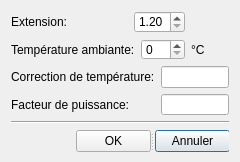
<?xml version="1.0" encoding="UTF-8"?>
<ui version="4.0">
 <class>BDParamTransfo</class>
 <widget class="QDialog" name="BDParamTransfo">
  <property name="geometry">
   <rect>
    <x>0</x>
    <y>0</y>
    <width>240</width>
    <height>162</height>
   </rect>
  </property>
  <property name="minimumSize">
   <size>
    <width>240</width>
    <height>162</height>
   </size>
  </property>
  <property name="maximumSize">
   <size>
    <width>240</width>
    <height>162</height>
   </size>
  </property>
  <property name="windowTitle">
   <string>Dialog</string>
  </property>
  <layout class="QGridLayout" name="gridLayout">
   <item row="0" column="0">
    <layout class="QHBoxLayout" name="horizontalLayout">
     <property name="spacing">
      <number>67</number>
     </property>
     <item>
      <widget class="QLabel" name="label">
       <property name="text">
        <string>Extension:</string>
       </property>
      </widget>
     </item>
     <item>
      <widget class="QDoubleSpinBox" name="doubleSpinBoxExtension">
       <property name="minimum">
        <double>1.200000000000000</double>
       </property>
       <property name="maximum">
        <double>1.400000000000000</double>
       </property>
       <property name="singleStep">
        <double>0.100000000000000</double>
       </property>
      </widget>
     </item>
    </layout>
   </item>
   <item row="1" column="0">
    <layout class="QHBoxLayout" name="horizontalLayout_2">
     <item>
      <widget class="QLabel" name="label_2">
       <property name="text">
        <string>Température ambiante:</string>
       </property>
      </widget>
     </item>
     <item>
      <widget class="QSpinBox" name="spinBoxTempAmb">
       <property name="maximum">
        <number>50</number>
       </property>
       <property name="singleStep">
        <number>10</number>
       </property>
      </widget>
     </item>
    </layout>
   </item>
   <item row="1" column="1">
    <widget class="QLabel" name="label_3">
     <property name="text">
      <string>°C</string>
     </property>
    </widget>
   </item>
   <item row="2" column="0" colspan="2">
    <layout class="QHBoxLayout" name="horizontalLayout_3">
     <item>
      <widget class="QLabel" name="label_4">
       <property name="text">
        <string>Correction de température:</string>
       </property>
      </widget>
     </item>
     <item>
      <widget class="QLineEdit" name="lineEditKI">
       <property name="alignment">
        <set>Qt::AlignRight|Qt::AlignTrailing|Qt::AlignVCenter</set>
       </property>
       <property name="readOnly">
        <bool>true</bool>
       </property>
      </widget>
     </item>
    </layout>
   </item>
   <item row="3" column="0" colspan="2">
    <layout class="QHBoxLayout" name="horizontalLayout_4">
     <property name="spacing">
      <number>32</number>
     </property>
     <item>
      <widget class="QLabel" name="label_5">
       <property name="text">
        <string>Facteur de puissance:</string>
       </property>
      </widget>
     </item>
     <item>
      <widget class="QLineEdit" name="lineEditFacteurDePuiss">
       <property name="alignment">
        <set>Qt::AlignRight|Qt::AlignTrailing|Qt::AlignVCenter</set>
       </property>
       <property name="readOnly">
        <bool>true</bool>
       </property>
      </widget>
     </item>
    </layout>
   </item>
   <item row="4" column="0" colspan="2">
    <widget class="Line" name="line">
     <property name="orientation">
      <enum>Qt::Horizontal</enum>
     </property>
    </widget>
   </item>
   <item row="5" column="0" colspan="2">
    <widget class="QSplitter" name="splitter">
     <property name="layoutDirection">
      <enum>Qt::RightToLeft</enum>
     </property>
     <property name="orientation">
      <enum>Qt::Horizontal</enum>
     </property>
     <widget class="QPushButton" name="btn_Annuler">
      <property name="maximumSize">
       <size>
        <width>75</width>
        <height>23</height>
       </size>
      </property>
      <property name="text">
       <string>Annuler</string>
      </property>
     </widget>
     <widget class="QPushButton" name="btn_OK">
      <property name="maximumSize">
       <size>
        <width>75</width>
        <height>23</height>
       </size>
      </property>
      <property name="text">
       <string>OK</string>
      </property>
     </widget>
    </widget>
   </item>
  </layout>
 </widget>
 <resources/>
 <connections/>
</ui>
